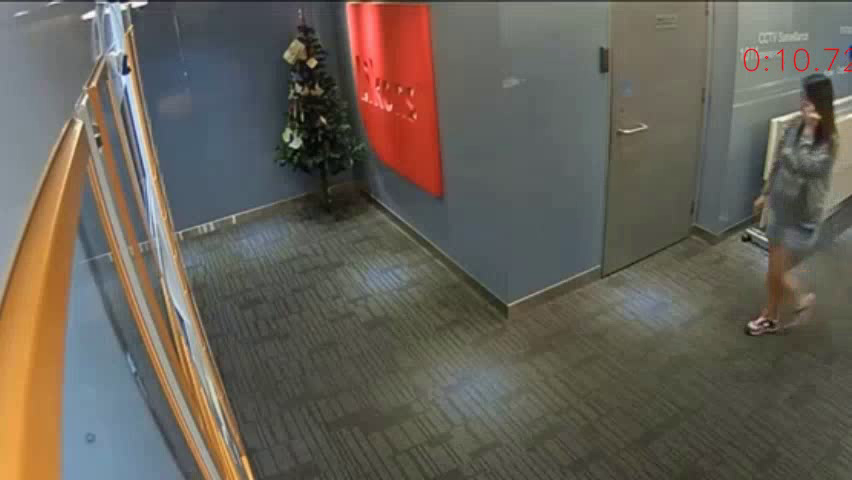
#> input picture frame 15 of results/resultVideo.avi, 852 x 480 px, given in place of test3.mp4, which was not available
$ python video_summarization.py
#> lines starting #> are read from the running program, lines starting #| are printed output that depends on the picture; after the words box and inside, x2 and y2 are one past the last pixel; in counts of white or black regions, pixels touching at a corner belong together; pictures that were not available may be replaced by others from this repository, and a replacement may not be noted
import cv2
import numpy as np
import copy
import time as ti


# get the contours from the image
def getContours(img):
    contours, _ = cv2.findContours(img, cv2.RETR_EXTERNAL, cv2.CHAIN_APPROX_SIMPLE)
    return contours


# get the binary from the difference between frame and base images
def recognizePerson(original, img, bg, lista, timeini):
    kernel = np.ones((4,4),np.uint8)
    res = cv2.absdiff(img, bg)
    ret, th = cv2.threshold(res, 15, 255, cv2.THRESH_BINARY )

    #th = cv2.morphologyEx(th, cv2.MORPH_OPEN, kernel)
    #th = cv2.dilate(th, kernel)
    th = cv2.morphologyEx(th, cv2.MORPH_CLOSE, kernel)

    cont = getContours(th)

    for i in cont:
        area = cv2.contourArea(i)
        if area > 4000:
            x, y, w, h = cv2.boundingRect(i)
            summarize(original, x, y, w, h, lista, timeini)
            break


# get only the parts where the area's contours is > 5000
# that parts are save in the result video
def summarize(img, x, y, w, h, lista, timeini):
    seconds = round(ti.time() - timeini) % 60
    minute = int((ti.time() - timeini) // 60)

    if seconds > 9:
        seconds = str(seconds)
    else:
        seconds = '0' + str(seconds)
    if minute > 9:
        timetext = str(minute) + ':' + seconds
    else:
        timetext = '0' + str(minute) + ':' + seconds

    cv2.putText(img, timetext , (x, y-5), cv2.FONT_HERSHEY_SIMPLEX, 1, (0, 0, 255), 1, cv2.LINE_AA)
    lista.append([img, round(ti.time() - timeini, 4)])
    cv2.rectangle(img, (x,y), (x+w, y+h), (0,255,0), 2)


def summarizepart2(lista):
    index = []
    j = 0
    for i in range(len(lista) - 1):
        diff = round(lista[i+1][1] - lista[i][1], 4)
        if diff >= 1:
            div = (i - j) // 2 + j
            j = i
            index.append([div, i])

    return index


def writeVideo(result, lista, index):
    delete = []
    for i in range(len(index)):
        first = index[i][0]
        second = index[i][1]
        for j in range(second - first):
            lista[first + j][0] = cv2.addWeighted(lista[first + j][0], 0.5, lista[second + j][0], 0.5, 0)
            delete.append(second + j)
    for i in range(len(lista)):
        if not i in delete:
            result.write(lista[i][0])


#Play the result video
def playVideo():
    cat = cv2.VideoCapture('./results/resultVideo.avi')
    while True:
        _, frame = cat.read()
        if not _:
            break
        cv2.imshow('Video result', frame)
        if cv2.waitKey(25) & 0xFF == ord('q'):
            break
    cat.release()


if __name__=='__main__':
    lista = []
    timeini = ti.time()
    # get the video
    cat = cv2.VideoCapture('./resources/test3.mp4')

    # get the base frame
    _, back = cat.read()
#> back is the input picture: shape (480, 852, 3); mean B, G, R 87, 96.6, 102

    result = cv2.VideoWriter('./results/resultVideo.avi',cv2.VideoWriter_fourcc(*'XVID'),30.0,(back.shape[1],back.shape[0]))

    # convert to gray 2
    back_gray = cv2.cvtColor(back, cv2.COLOR_BGR2GRAY)
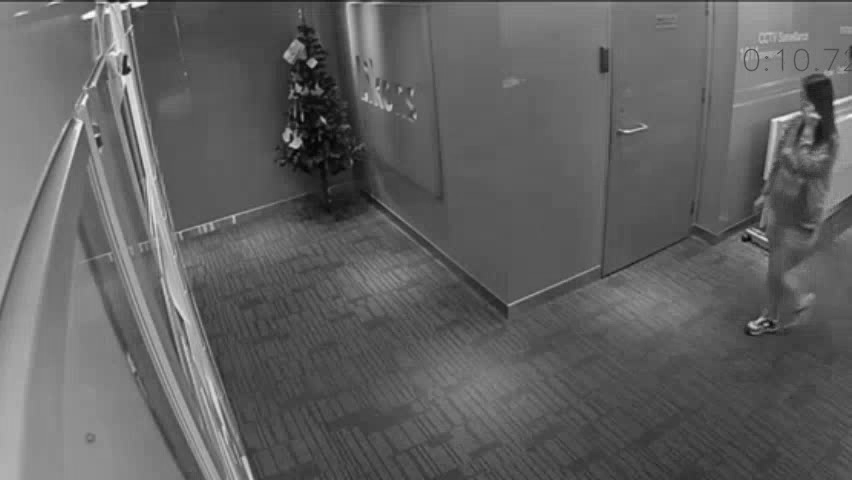
#> back_gray: shape (480, 852); min 2, max 255, mean 97.1

    while True:
        #get every frame
        _, frame = cat.read()

        # if video over
        if not _: break

        # convert to gray the frame
        fr = cv2.cvtColor(frame, cv2.COLOR_BGR2GRAY)

        recognizePerson(frame, fr, back_gray, lista, timeini)
#> in recognizePerson, `ret, th = cv2.threshold(res, 15, 255, cv2.THRESH_BINARY )`:
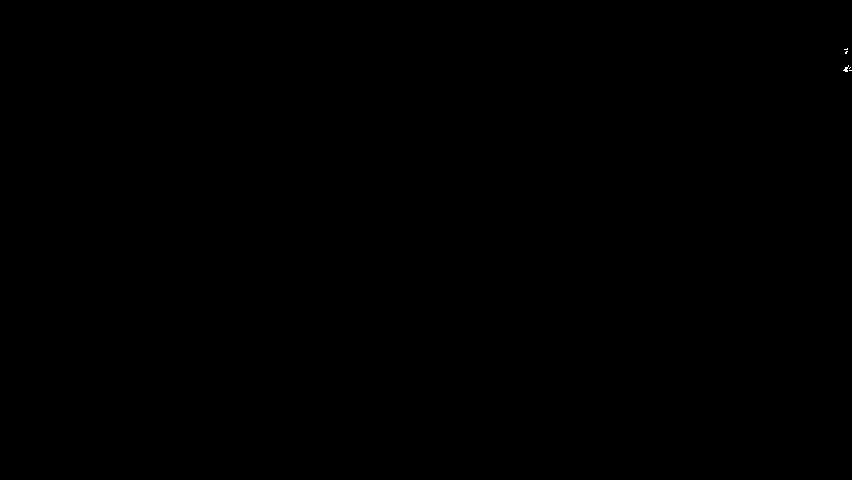
#> th: shape (480, 852); 0.01% white in thin lines or dots, all inside (x1, y1, x2, y2) = (843, 48, 852, 72)
#> in recognizePerson, `th = cv2.morphologyEx(th, cv2.MORPH_CLOSE, kernel)`: th: shape (480, 852); 0.01% white; 2 white regions (1 under 20 px)
#> in getContours, `contours, _ = cv2.findContours(img, cv2.RETR_EXTERNAL, cv2.CHAIN_APPRO..`: contours = 2 contours, 1 with area under 20; largest, box (x1, y1, x2, y2) and area: (844, 66, 852, 73) 21
#> in recognizePerson, `cont = getContours(th)`: cont has the same summary as contours in getContours
#> the loop in recognizePerson, `for i in cont:` made 2 passes
#> area on pass 1: 21

        cv2.imshow('videocamera', frame)

        if cv2.waitKey(25) & 0xFF == ord('q'):
#> (key q is pressed here)
            break

    cat.release()

    index = summarizepart2(lista)

    writeVideo(result, lista, index)

    result.release()

    playVideo()
#> (key q is pressed here)

$ run again, starting later in the video
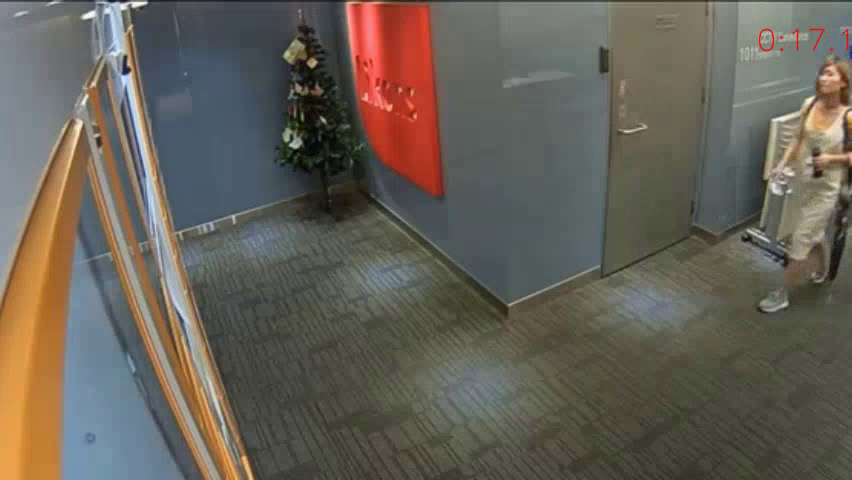
#> input picture frame 125 of results/resultVideo.avi, 852 x 480 px, given in place of test3.mp4, which was not available
#> back is the input picture: shape (480, 852, 3); mean B, G, R 87.1, 96.7, 102.3
#> `back_gray = cv2.cvtColor(back, cv2.COLOR_BGR2GRAY)`:
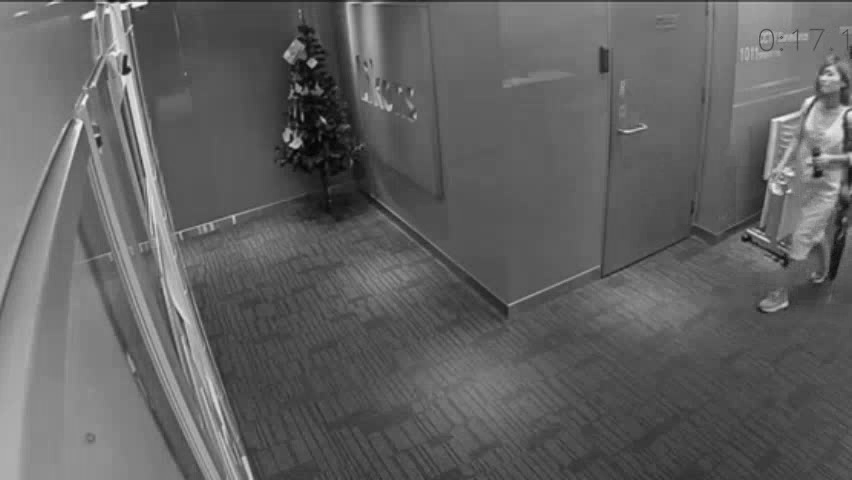
#> back_gray: shape (480, 852); min 0, max 254, mean 97.3
#> contours = 1 contour; box (x1, y1, x2, y2) and area: (840, 29, 852, 52) 99
#> cont has the same summary as contours in getContours
#> the loop in recognizePerson, `for i in cont:` made 1 pass
#> area on pass 1: 99
